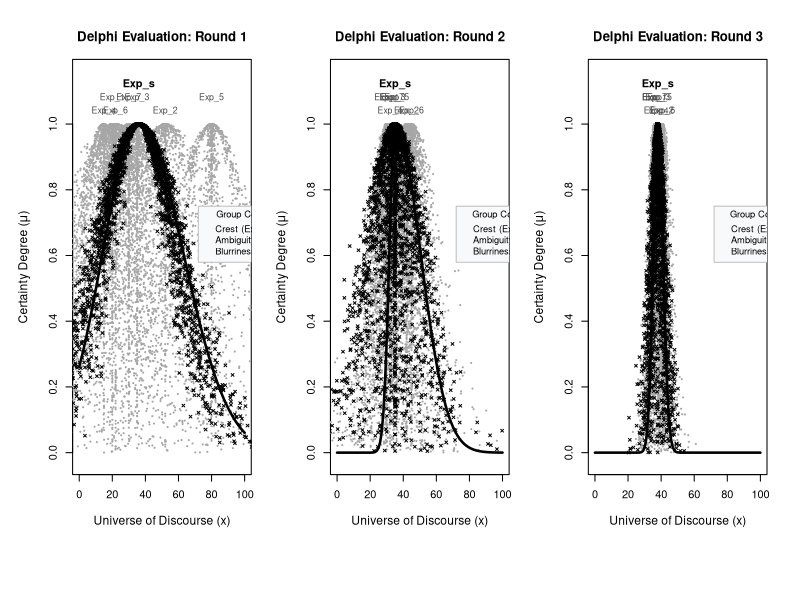
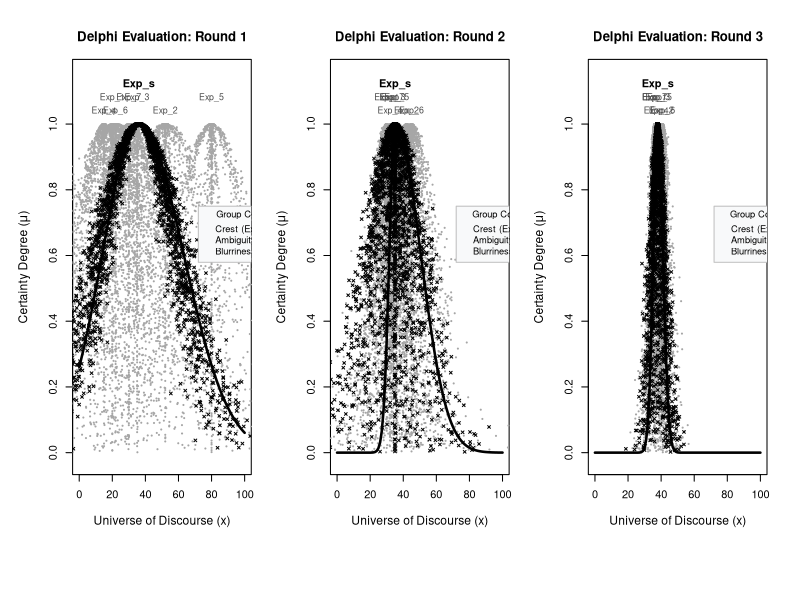

Reproduce these figures in R, in order.
# ==============================================================================
# CLOUD DELPHI METHODOLOGY - CORE COMPUTATIONAL ENGINE
# ==============================================================================

# ------------------------------------------------------------------------------
# GLOBAL CONFIGURATION BLOCK (USER-ADJUSTABLE PARAMS)
# ------------------------------------------------------------------------------
# Mathematical, Analytical & Regularization Parameters
epsilon         <- 0.01   # Parameter (e) to preserve analytical stability against zeros
xi              <- 0.001  # Minimum structural entropy threshold (\xi) matching LaTeX bounds
tau             <- 0.50   # Convergence threshold (\tau) for collective entropy
theta           <- 0.20   # Stability threshold (\theta) for collective uncertainty
R_max           <- 4      # Maximum number of rounds allowed before halting (R_max)

# Simulation & Renderer Parameters
Drops_Expert    <- 1200   # Number of random drops per individual expert cloud
Drops_Synthetic <- 2500   # Number of random drops for the collective group cloud

# Discourse Scales
Discourse_Min   <- 0      # Lower boundary of the discourse universe
Discourse_Max   <- 100    # Upper boundary of the discourse universe
DecimalPlaces   <- 3      # Decimal precision for the console printout


# ------------------------------------------------------------------------------
# CORE ENGINE: CLOUD DELPHI ALGORITHM
# ------------------------------------------------------------------------------
CloudDelphi_Core <- function(CurrentData, ForegoingData = NULL, ForegoingEntropy = NULL, 
                             eps = epsilon, xi_param = xi) {
  
  if (length(CurrentData) %% 4 != 0) stop("Error: 'CurrentData' length must be a multiple of 4.")
  
  Experts <- length(CurrentData) / 4
  Ex_i <- numeric(Experts); En_L <- numeric(Experts); En_R <- numeric(Experts)
  He_i <- numeric(Experts); Conf_i <- numeric(Experts)
  
  for (i in 1:Experts) {
    idx <- (i - 1) * 4 + 1
    ex_min  <- CurrentData[idx]
    ex_max  <- CurrentData[idx + 1]
    ex_prob <- CurrentData[idx + 2]
    ex_sec  <- CurrentData[idx + 3]
    
    Ex_i[i]   <- ex_prob
    Conf_i[i] <- ex_sec
    Insecurity_Factor <- 1 - ex_sec
    
    # Base split-entropies derivation using the dynamic 3-sigma rule and \xi bound
    En_L[i] <- max(((ex_prob - ex_min) * (1 + Insecurity_Factor)) / 3, xi_param)
    En_R[i] <- max(((ex_max - ex_prob) * (1 + Insecurity_Factor)) / 3, xi_param)
    
    # Bounded Internal Anisotropy Index (A_i) implementation matching LaTeX
    A_i <- abs(En_L[i] - En_R[i]) / (En_L[i] + En_R[i] + eps)
    
    # Adaptive Fuzziness Modulator (K_Dynamic) within [2, 6) supremum configuration
    K_Dynamic <- max((3 + (3 * ex_sec)) * (1 - (0.5 * A_i)), 2.0)
    
    # Baseline hyper-entropy (He_base) matching LaTeX initialization formula
    He_base <- (En_L[i] + En_R[i]) / (2 * K_Dynamic)
    
    # Consensus Phase (r >= 2): Kinematic volatility penalty (\Omega_i)
    if (!is.null(ForegoingData) && length(ForegoingData) >= idx + 2) {
      var_min  <- abs(ex_min - ForegoingData[idx])
      var_max  <- abs(ex_max - ForegoingData[idx + 1])
      var_prob <- abs(ex_prob - ForegoingData[idx + 2])
      
      # The normalization factor 18 stems from a triple application of 3-sigma
      Omega_i  <- (var_min + var_max + var_prob) / 18
      He_i[i]  <- He_base + Omega_i
    } else {
      He_i[i]  <- He_base
    }
  }
  
  # Group Synthesis and Expert Weighting Engine (Convex Normalization)
  Ex_s_prov <- mean(Ex_i)
  Weight <- Conf_i / (abs((Ex_i - Ex_s_prov) / Ex_s_prov) + ((En_L + En_R)/2) + He_i + eps)
  Weight <- Weight / sum(Weight)
  
  Ex_s  <- weighted.mean(Ex_i, Weight)
  He_s  <- weighted.mean(He_i, Weight)
  
  En_Ls <- (Ex_s - min(Ex_i - 3 * En_L)) / 3
  En_Rs <- (max(Ex_i + 3 * En_R) - Ex_s) / 3  
  
  En_MeanCurrent <- (En_L + En_R) / 2
  DeltaEntropyIndex <- numeric(Experts + 1)
  
  if (!is.null(ForegoingEntropy)) {
    DeltaEntropyIndex[1:Experts] <- abs(ForegoingEntropy[1:Experts] - En_MeanCurrent) / max(ForegoingEntropy[1:Experts], eps)
    DeltaEntropyIndex[Experts + 1] <- abs(ForegoingEntropy[Experts + 1] - ((En_Ls + En_Rs)/2)) / max(ForegoingEntropy[Experts + 1], eps)
  }
  
  UncertaintyIndex <- c(He_i / En_MeanCurrent, He_s / ((En_Ls + En_Rs) / 2))
  
  Round <- rbind(Ex_Prob = c(Ex_i, Ex_s), En_Left = c(En_L, En_Ls), En_Right = c(En_R, En_Rs),
                 He_Hyper = c(He_i, He_s), Weight = c(Weight, 1.00), 
                 Delta_En = DeltaEntropyIndex, Unc_Index = UncertaintyIndex)
  colnames(Round) <- paste0("Exp_", c(1:Experts, "s"))
  return(Round)
}


# ------------------------------------------------------------------------------
# EVOLUTION ENGINE & GRAPHICS RENDERER
# ------------------------------------------------------------------------------
CloudDelphi_Evolution <- function(RoundsList, OutputDir = NULL, FilePrefix = "CloudDelphi_Evolution_Analysis",
                                  eps = epsilon, xi_param = xi, tau_val = tau, theta_val = theta, r_max = R_max) {
                                    
  TotalRounds <- length(RoundsList)
  if (TotalRounds == 0) stop("Error: The 'RoundsList' cannot be empty.")
  
  if (is.null(OutputDir)) OutputDir <- file.path(Sys.getenv(ifelse(.Platform$OS.type == "windows", "USERPROFILE", "HOME")), "Documents")
  if (!dir.exists(OutputDir)) dir.create(OutputDir, recursive = TRUE)
  
  EpsPath <- file.path(OutputDir, paste0(FilePrefix, ".eps"))
  PdfPath <- file.path(OutputDir, paste0(FilePrefix, ".pdf"))
  
  ResultsHistory <- list()
  ActiveRounds <- TotalRounds
  
  for (r in 1:TotalRounds) {
    ForegoingData <- if (r == 1) NULL else RoundsList[[r - 1]]
    ForegoingEntropy <- if (r == 1) NULL else (ResultsHistory[[r - 1]]["En_Left", ] + ResultsHistory[[r - 1]]["En_Right", ]) / 2
    
    ResultsHistory[[r]] <- CloudDelphi_Core(CurrentData = RoundsList[[r]], 
                                            ForegoingData = ForegoingData, 
                                            ForegoingEntropy = ForegoingEntropy,
                                            eps = eps, xi_param = xi_param)
    
    # Convergence and Disjunction logic matching formalized LaTeX conditions
    if (r > 1) {
      Upsilon_E <- ResultsHistory[[r]]["Delta_En", "Exp_s"] < tau_val
      Upsilon_U <- abs(ResultsHistory[[r]]["Unc_Index", "Exp_s"] - ResultsHistory[[r-1]]["Unc_Index", "Exp_s"]) < theta_val
      
      if (Upsilon_E || Upsilon_U || r >= r_max) {
        cat(sprintf("\n[SYSTEM] Disjunction reached in Round %d. Evolution halted.\n", r))
        ActiveRounds <- r
        break
      }
    }
  }
  
  # Inner Function: Dashboard Plots Rendering Engine
  GenerateDashboardPlots <- function() {
    old_par <- par(oma = c(5, 1, 1, 1), mar = c(4.5, 4.5, 3.5, 1.5), cex.lab = 1.1, cex.axis = 1.0)
    layout(matrix(1:ActiveRounds, nrow = 1, ncol = ActiveRounds))
    
    for (r in 1:ActiveRounds) {
      RoundMatrix <- ResultsHistory[[r]]
      Experts <- ncol(RoundMatrix) - 1
      
      plot(0, 0, type = "n", ylim = c(-0.02, 1.15), xlim = c(Discourse_Min, Discourse_Max),
           xlab = "Universe of Discourse (x)", ylab = expression(paste("Certainty Degree (", mu, ")")), 
           main = sprintf("Delphi Evaluation: Round %d", r), cex.main = 1.2)
      
      DrawCloudSpace <- function(Ex, En_L, En_R, He, Color, Size, N, IsSynthetic = FALSE) {
        X_i <- numeric(N); Mu_i <- numeric(N)
        for (j in 1:N) {
          En_Side <- ifelse(runif(1) > 0.5, En_R, En_L)
          En_Rand <- rnorm(1, mean = En_Side, sd = He)
          if(En_Rand <= 0) En_Rand <- xi_param  # Protected utilizing the structural parameters
          X_val <- rnorm(1, mean = Ex, sd = En_Rand)
          X_i[j] <- X_val
          Mu_i[j] <- exp(-((X_val - Ex)^2) / (2 * En_Rand^2))
        }
        points(X_i, Mu_i, col = Color, pch = ifelse(IsSynthetic, 4, 20), cex = Size)
        if (IsSynthetic) curve(exp(-((x - Ex)^2) / (2 * ifelse(x > Ex, En_R, En_L)^2)), add = TRUE, col = "black", lwd = 2.5)
      }
      
      # Drawing loops using user-adjustable drop bounds
      for (i in 1:Experts) DrawCloudSpace(RoundMatrix["Ex_Prob", i], RoundMatrix["En_Left", i], RoundMatrix["En_Right", i], RoundMatrix["He_Hyper", i], "grey65", 0.35, Drops_Expert)
      DrawCloudSpace(RoundMatrix["Ex_Prob", "Exp_s"], RoundMatrix["En_Left", "Exp_s"], RoundMatrix["En_Right", "Exp_s"], RoundMatrix["He_Hyper", "Exp_s"], "black", 0.55, Drops_Synthetic, IsSynthetic = TRUE)
      
      text(RoundMatrix["Ex_Prob", "Exp_s"], 1.12, "Exp_s", col = "black", cex = 1.0, font = 2)
      for (i in 1:Experts) {
        Y_Offset <- ifelse(i %% 2 == 0, 1.04, 1.08)
        text(RoundMatrix["Ex_Prob", i], Y_Offset, colnames(RoundMatrix)[i], col = "grey30", cex = 0.8)
      }
      
      stats_text <- c(
        sprintf("Crest (Ex): %s", format(round(RoundMatrix["Ex_Prob", "Exp_s"], 2), nsmall=2)),
        sprintf("Ambiguity (En): %s", format(round((RoundMatrix["En_Left", "Exp_s"] + RoundMatrix["En_Right", "Exp_s"])/2, 2), nsmall=2)),
        sprintf("Blurriness (He): %s", format(round(RoundMatrix["He_Hyper", "Exp_s"], 2), nsmall=2))
      )
      
      TargetX <- Discourse_Min + (Discourse_Max - Discourse_Min) * 0.72
      legend(x = TargetX, y = 0.75, title = "Group Consensus", legend = stats_text, 
             bty = "o", bg = "#F8F9FA", box.col = "grey75", cex = 0.85)
    }
    
    par(fig = c(0, 1, 0, 1), oma = c(0, 0, 0, 0), mar = c(0, 0, 0, 0), new = TRUE)
    plot(0, 0, type = "n", bty = "n", xaxt = "n", yaxt = "n")
    legend("bottom", legend = c("Individual Expert Clouds (Empirical)", "Collective Synthetic Cloud (Group Drops)", "Collective Expected Profile (Mathematical Model)"),
           col = c("grey62", "black", "black"), lty = c(0, 0, 1), lwd = c(0, 0, 2.5), text.width = c(22, 22, 22), 
           pch = c(20, 4, NA), pt.cex = c(1.2, 1.1, 0), bty = "n", horiz = TRUE, cex = 1.0)
    par(old_par)
  }
  
  # Automated Graphics Exporter (EPS & PDF)
  postscript(file = EpsPath, width = 24, height = 9, pointsize = 14, onefile = FALSE, horizontal = FALSE, paper = "special")
  GenerateDashboardPlots()
  dev.off()
  
  pdf(file = PdfPath, width = 24, height = 9, pointsize = 14)
  GenerateDashboardPlots()
  dev.off()
  
  # Console Printer Engine
  NamedResults <- list()
  for (r in 1:ActiveRounds) {
    cat(paste0("\n>>> METRICS FOR ROUND ", r, " <<<\n"))
    print(round(ResultsHistory[[r]], DecimalPlaces))
    NamedResults[[paste0("Round_", r)]] <- round(ResultsHistory[[r]], DecimalPlaces)
  }
  return(NamedResults)
}


# ------------------------------------------------------------------------------
# EXECUTION PIPELINE
# ------------------------------------------------------------------------------
Round1_Data <- c(15, 75, 20, 0.85, 10, 60, 52, 0.05, 30, 90, 35, 0.75, 10, 50, 15, 0.60, 20, 85, 80, 0.85, 15, 70, 22, 0.02, 25, 80, 30, 0.70)
Round2_Data <- c(25, 55, 30, 0.95, 35, 75, 42, 0.80, 30, 60, 34, 0.92, 28, 50, 32, 0.88, 32, 65, 36, 0.90, 40, 75, 45, 0.85, 28, 55, 33, 0.91)
Round3_Data <- c(30, 42, 36, 0.98, 34, 46, 40, 0.95, 32, 44, 38, 0.96, 31, 43, 37, 0.94, 33, 45, 39, 0.97, 35, 47, 41, 0.92, 30, 42, 36, 0.95)

DelphiStudyRounds <- list(Round_1 = Round1_Data, Round_2 = Round2_Data, Round_3 = Round3_Data)

Delphi_Outputs <- CloudDelphi_Evolution(RoundsList = DelphiStudyRounds)
